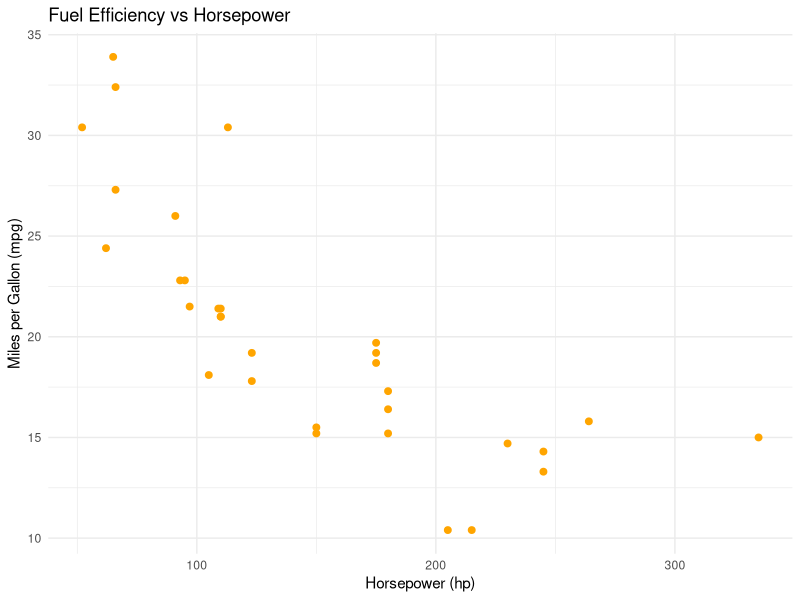
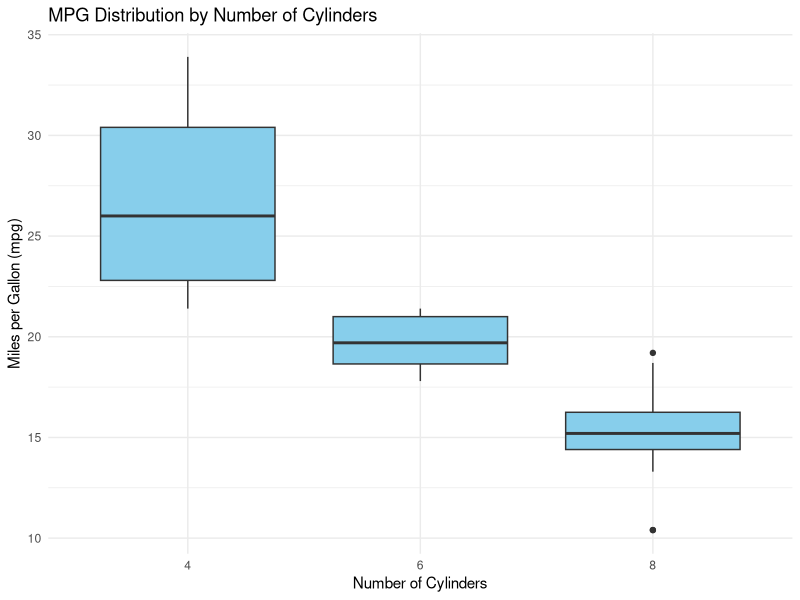

Reproduce these figures in R, in order.
## ---- chunk 1
# Load necessary library
library(knitr)

# Summary statistics
summary_df <- summary(mtcars[, c("mpg", "hp", "wt")])
kable(summary_df, caption = "Summary Statistics of mpg, hp, and wt in mtcars")

## ---- chunk 2
# Load library
library(ggplot2)

# Create scatterplot
ggplot(mtcars, aes(x = hp, y = mpg)) +
  geom_point(color = "orange", size = 2) +
  labs(
    title = "Fuel Efficiency vs Horsepower",
    x = "Horsepower (hp)",
    y = "Miles per Gallon (mpg)"
  ) +
  theme_minimal()
## ---- chunk 3
# Calculate correlation
correlation <- cor(mtcars$mpg, mtcars$hp)
correlation

## ---- chunk 4
# Boxplot of MPG by Cylinders
ggplot(mtcars, aes(x = factor(cyl), y = mpg)) +
  geom_boxplot(fill = "skyblue") +
  labs(
    title = "MPG Distribution by Number of Cylinders",
    x = "Number of Cylinders",
    y = "Miles per Gallon (mpg)"
  ) +
  theme_minimal()
